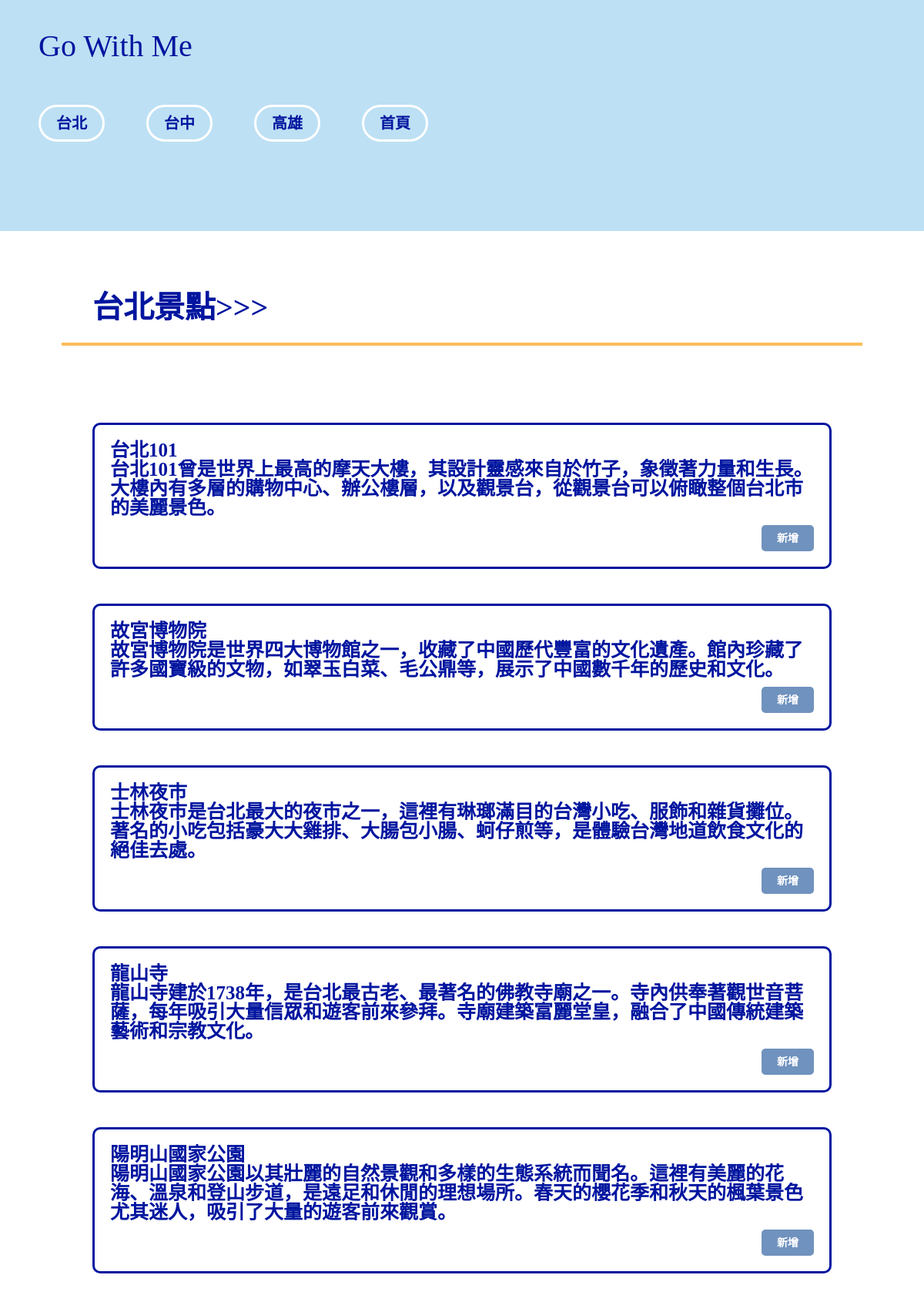
The page /index_Taipei.php on the database its author committed.
### tables this page shows
CREATE TABLE `attraction` (
  `attractionId` int(5) NOT NULL,
  `CityName` varchar(100) NOT NULL,
  `attractionName` varchar(100) NOT NULL,
  `description` varchar(1000) NOT NULL
);

### index_Taipei.php (the view, shortened to what this page needs)
<!DOCTYPE html>
<html lang="en">
<head>
    <link rel="stylesheet" href="cssreset.css">
    <link rel="stylesheet" href="index_city.css">
</head>
<body>
<div class="head0">
    <div class="head">
    <div class="word0">Go With Me</div>
    <a href="index_Taipei.php" class="a1">台北</a>
    <a href="index_Taichung.php" class="a1">台中</a>
    <a href="index_Kaohsiung.php" class="a1">高雄</a>
    <a href="index_user.php" class="a1">首頁</a>
    </div>
    </div>
    <div class="word3">台北景點>>></div>
    <hr class="hr1"></hr>
        <div class="content">
            <?php
                    $link = @mysqli_connect('localhost','a1113306','3306','gowithme');
                $SQL = "SELECT * FROM attraction WHERE CityName = 'Taipei'";
                $result = mysqli_query($link,$SQL);
                while($row = mysqli_fetch_assoc($result)){
                    echo "<div class='intro-box'>";
                    echo "<p>".$row["attractionName"]."</p>";
                    echo "<p>".$row["description"]."</p>";
                    echo "<div class='button-container'>";
                    echo "<a href='add.php?attractionName=".$row["attractionName"]."' class='add-button'>新增</a>";
                    echo "</div>";
                    echo "</div>";
                    echo "<br>";
                }
            ?>
        </div>
</body>
</html>

### index_city.css (style rules this page uses)
.head0 { width:100%; height:30px; top:0; left:0; }
.head { height: 300px; background: #BDE0F4; margin-bottom: 30px; }
.word0 { font-size: 40px; font-family: "Arial Black"; color: #00159F; margin-left: 50px; margin-bottom: 70px; padding-top: 40px; }
.a1 { text-decoration: none; font-family: "Arial"; font-weight: 900; font-size: 20px; text-align: center; outline-style: none; color: #00159F; border: 3px solid #ffffff; background-color:#BDE0F4; border-radius: 60px; padding-top: 10px; padding-bottom: 10px; padding-left: 20px; padding-right: 20px; margin-left: 50px; }
.word3 { font-size: 40px; font-family: "Arial Black"; font-weight: 600; color: #00159F; margin-left: 120px; margin-bottom: 10px; }
.hr1 { border: 2px solid #FABD5A; margin-top: 25px; margin-left: 80px; margin-right: 80px; }
.intro-box { border: 3px solid #00159F; border-radius: 10px; padding: 20px; margin-bottom: 20px; background-color: #ffffff; }
.button-container { display: flex; justify-content: flex-end; margin-top: 10px; }
.add-button { text-decoration: none; font-family: "Arial"; font-weight: 900; font-size: 14px; text-align: center; color: #ffffff; background-color: #7092BE; border-radius: 5px; padding: 10px 20px; border: none; cursor: pointer; transition: background-color 0.3s ease; }
.content { font-size: 25px; font-family: "Arial Black"; font-weight: 600; color: #00159F; margin-left: 120px; margin-right: 120px; margin-top: 100px; margin-bottom: 170px; }

### rows shown on the page
attraction: attractionName "台北101", description "台北101曾是世界上最高的摩天大樓，其設計靈感來自於竹子，象徵著力量和生長。大樓內有多層的購物中心、辦公樓層，以及觀景台，從觀景台可以俯瞰整個台北市的美麗景色。"
attraction: attractionName "故宮博物院", description "故宮博物院是世界四大博物館之一，收藏了中國歷代豐富的文化遺產。館內珍藏了許多國寶級的文物，如翠玉白菜、毛公鼎等，展示了中國數千年的歷史和文化。"
attraction: attractionName "士林夜市", description "士林夜市是台北最大的夜市之一，這裡有琳瑯滿目的台灣小吃、服飾和雜貨攤位。著名的小吃包括豪大大雞排、大腸包小腸、蚵仔煎等，是體驗台灣地道飲食文化的絕佳去處。"
attraction: attractionName "龍山寺", description "龍山寺建於1738年，是台北最古老、最著名的佛教寺廟之一。寺內供奉著觀世音菩薩，每年吸引大量信眾和遊客前來參拜。寺廟建築富麗堂皇，融合了中國傳統建築藝術和宗教文化。"
attraction: attractionName "陽明山國家公園", description "陽明山國家公園以其壯麗的自然景觀和多樣的生態系統而聞名。這裡有美麗的花海、溫泉和登山步道，是遠足和休閒的理想場所。春天的櫻花季和秋天的楓葉景色尤其迷人，吸引了大量的遊客前來觀賞。"
